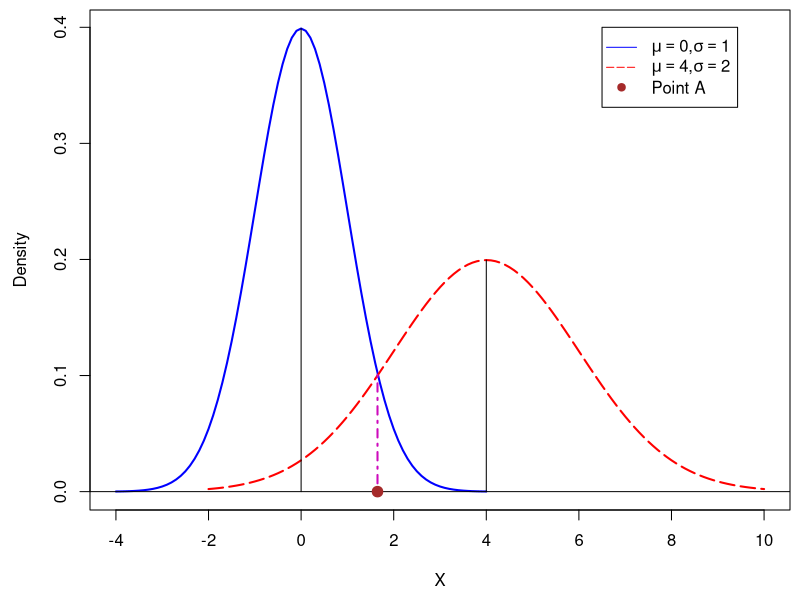

R code for this plot:
win.graph(width=8, height=6)
par(mai=c(0.9, 0.9, 0.1, 0.1))

x<-seq(from=-4, to=4, by=0.1)
plot(x, dnorm(x, mean=0, sd=1), type="l", lwd=2,
     col="blue", xlim=c(-4, 10), xlab="X", ylab="Density")
x<-seq(from=-2, to=10, by=0.1)
lines(x, dnorm(x, mean=4, sd=2), col="red", 
      lty=5, lwd=2)
abline(h=0)
segments(c(0, 4), c(0,0), c(0, 4), c(dnorm(0), dnorm(4, mean=4, sd=2)))
z<-1.65; dz<-dnorm(z)
segments(z, 0, z, dz, col=6, lwd=2, lty=4)
points(z,0, pch=19, cex=1.4, col="brown")

ex1<-expression(paste(mu==0,",",sigma==1))
ex2<-expression(paste(mu==4,",",sigma==2))
legend(6.5, .4, legend=c(ex1, ex2, "Point A"), lty=c(1, 5, NA),
       pch=c(NA, NA, 19),
       col=c("blue", "red", "brown"))

savePlot("mahala", type="eps")
